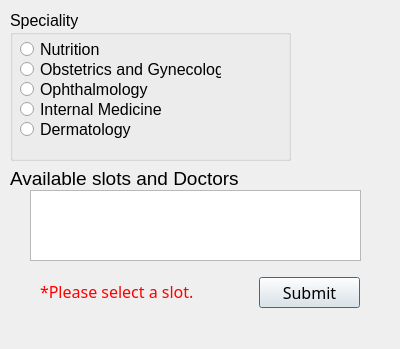
<?xml version="1.0" encoding="UTF-8"?>
<ui version="4.0">
 <class>BookAppointmentWindow</class>
 <widget class="QDialog" name="BookAppointmentWindow">
  <property name="geometry">
   <rect>
    <x>0</x>
    <y>0</y>
    <width>400</width>
    <height>349</height>
   </rect>
  </property>
  <property name="windowTitle">
   <string>Dialog</string>
  </property>
  <widget class="QGroupBox" name="groupBox_speciality">
   <property name="geometry">
    <rect>
     <x>10</x>
     <y>10</y>
     <width>281</width>
     <height>151</height>
    </rect>
   </property>
   <property name="font">
    <font>
     <family>Segoe UI</family>
     <pointsize>12</pointsize>
     <italic>false</italic>
     <bold>false</bold>
    </font>
   </property>
   <property name="styleSheet">
    <string notr="true">font: 700 italic 14pt &quot;Segoe UI&quot;;
font: 12pt &quot;Segoe UI&quot;;</string>
   </property>
   <property name="title">
    <string>Speciality</string>
   </property>
   <widget class="QRadioButton" name="radioButton_Nutrition">
    <property name="geometry">
     <rect>
      <x>10</x>
      <y>30</y>
      <width>121</width>
      <height>18</height>
     </rect>
    </property>
    <property name="text">
     <string>Nutrition</string>
    </property>
   </widget>
   <widget class="QRadioButton" name="radioButton_OG">
    <property name="geometry">
     <rect>
      <x>10</x>
      <y>50</y>
      <width>201</width>
      <height>18</height>
     </rect>
    </property>
    <property name="text">
     <string>Obstetrics and Gynecology</string>
    </property>
   </widget>
   <widget class="QRadioButton" name="radioButton_Ophthalmology">
    <property name="geometry">
     <rect>
      <x>10</x>
      <y>70</y>
      <width>131</width>
      <height>18</height>
     </rect>
    </property>
    <property name="text">
     <string>Ophthalmology</string>
    </property>
   </widget>
   <widget class="QRadioButton" name="radioButton_internalmedicine">
    <property name="geometry">
     <rect>
      <x>10</x>
      <y>90</y>
      <width>151</width>
      <height>18</height>
     </rect>
    </property>
    <property name="text">
     <string>Internal Medicine</string>
    </property>
   </widget>
   <widget class="QRadioButton" name="radioButton_Dermatology">
    <property name="geometry">
     <rect>
      <x>10</x>
      <y>110</y>
      <width>131</width>
      <height>18</height>
     </rect>
    </property>
    <property name="text">
     <string>Dermatology</string>
    </property>
   </widget>
  </widget>
  <widget class="QLabel" name="label_Available_slots">
   <property name="geometry">
    <rect>
     <x>10</x>
     <y>170</y>
     <width>271</width>
     <height>16</height>
    </rect>
   </property>
   <property name="font">
    <font>
     <family>Segoe UI</family>
     <pointsize>14</pointsize>
     <italic>false</italic>
     <bold>false</bold>
    </font>
   </property>
   <property name="styleSheet">
    <string notr="true">font: 14pt &quot;Segoe UI&quot;;</string>
   </property>
   <property name="text">
    <string>Available slots and Doctors</string>
   </property>
  </widget>
  <widget class="QListWidget" name="slotsListView">
   <property name="geometry">
    <rect>
     <x>30</x>
     <y>190</y>
     <width>331</width>
     <height>71</height>
    </rect>
   </property>
  </widget>
  <widget class="QPushButton" name="pushButtonSubmit">
   <property name="geometry">
    <rect>
     <x>259</x>
     <y>277</y>
     <width>101</width>
     <height>31</height>
    </rect>
   </property>
   <property name="font">
    <font>
     <family>Script MT Bold</family>
     <pointsize>12</pointsize>
    </font>
   </property>
   <property name="text">
    <string>Submit</string>
   </property>
  </widget>
  <widget class="QLabel" name="labelERROR">
   <property name="geometry">
    <rect>
     <x>40</x>
     <y>280</y>
     <width>191</width>
     <height>20</height>
    </rect>
   </property>
   <property name="font">
    <font>
     <family>Script MT Bold</family>
     <pointsize>12</pointsize>
    </font>
   </property>
   <property name="text">
    <string>&lt;html&gt;&lt;head/&gt;&lt;body&gt;&lt;p&gt;&lt;span style=&quot; color:#ff0000;&quot;&gt;*Please select a slot.&lt;/span&gt;&lt;/p&gt;&lt;/body&gt;&lt;/html&gt;</string>
   </property>
  </widget>
 </widget>
 <resources/>
 <connections/>
</ui>
